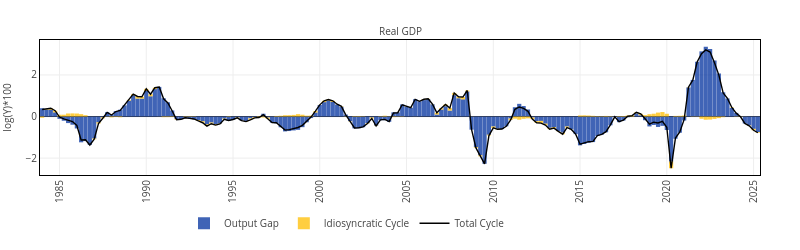
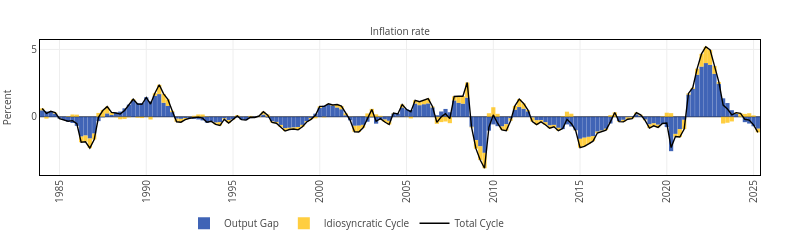
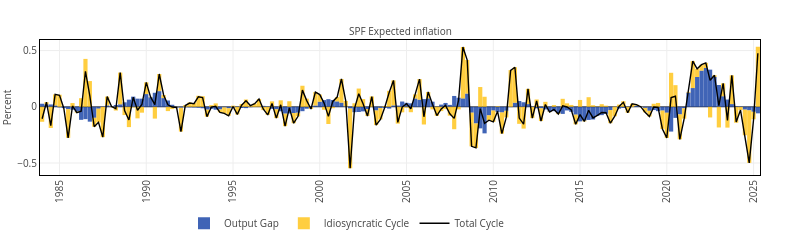
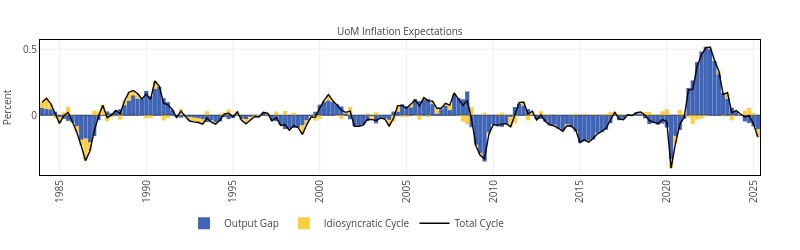

Here is the notebook cell these charts were saved with, in order:
### Markdown cell above
#### Historical decomposition

### Code cell
figures = Array{Any}(undef, 8);

for i=1:4
    trace1 = pltjs.bar(;x=date[1:end-max_h], y=Ψeᵐ[1:end-max_h, i], name="Output Gap", marker_color=c1, showlegend=i==i);
    trace3 = pltjs.bar(x=date[1:end-max_h], y=iCᵐ[1:end-max_h, i], name="Idiosyncratic Cycle", marker_color=c3, showlegend=i==i);
    trace4 = pltjs.scatter(x=date[1:end-max_h], y=Ψeᵐ[1:end-max_h, i]+iCᵐ[1:end-max_h, i], name="Total Cycle", mode="lines", line=attr(width=1.4, color="black"), showlegend=i==i)

    databar = [trace1, trace3, trace4];
    layout  = pltjs.Layout(;title=titles[i], titlefont_size=12,
                           xaxis=attr(tickfont_size=10, showgrid=true, linecolor="black", mirror=true, titlefont=attr(size=10), nticks=20, tickangle=-90),
                           yaxis=attr(tickfont_size=10, showgrid=true, linecolor="black", mirror=true, titlefont=attr(size=10), title=scales[i]),
                           barmode="relative", 
                           bargap=0,
                           bargroupgap=0);

    figures[i] = pltjs.plot(databar, layout);
end

fig = [figures[1]]


# Bars
fig.plot.layout["barmode"] = "relative";
fig.plot.layout["bargap"]  = 0.02;

# Size
fig.plot.layout["width"]  = 800;
fig.plot.layout["height"] = 250;

# Margins
fig.plot.layout["margin"][:b]  = 40;
fig.plot.layout["margin"][:t]  = 40;
fig.plot.layout["margin"][:r]  = 40;
fig.plot.layout["margin"][:l]  = 40;

# Title size
for i=1:1
    fig.plot.layout["annotations"][i][:font][:size] = 10;
end

# Legend
fig.plot.layout["legend"] = attr(orientation="h", y=-0.25, x=0.2,font=attr(size=10))
display(fig)
#savefig(fig, "./img/historical_decomposition.pdf", format="pdf")




fig = [figures[2];]


# Bars
fig.plot.layout["barmode"] = "relative";
fig.plot.layout["bargap"]  = 0.02;

# Size
fig.plot.layout["width"]  = 800;
fig.plot.layout["height"] = 250;

# Margins
fig.plot.layout["margin"][:b]  = 40;
fig.plot.layout["margin"][:t]  = 40;
fig.plot.layout["margin"][:r]  = 40;
fig.plot.layout["margin"][:l]  = 40;

# Title size
for i=1:1
    fig.plot.layout["annotations"][i][:font][:size] = 10;
end
    
# Legend
fig.plot.layout["legend"] = attr(orientation="h", y=-0.25, x=0.2, font=attr(size=10))
display(fig)
#savefig(fig, "./img/historical_decomposition.pdf", format="pdf")


fig = [figures[3];]


# Bars
fig.plot.layout["barmode"] = "relative";
fig.plot.layout["bargap"]  = 0.02;

# Size
fig.plot.layout["width"]  = 800;
fig.plot.layout["height"] = 250;

# Margins
fig.plot.layout["margin"][:b]  = 40;
fig.plot.layout["margin"][:t]  = 40;
fig.plot.layout["margin"][:r]  = 40;
fig.plot.layout["margin"][:l]  = 40;

# Title size
for i=1:1
    fig.plot.layout["annotations"][i][:font][:size] = 10;
end
    
# Legend
fig.plot.layout["legend"] = attr(orientation="h", y=-0.25, x=0.2, font=attr(size=10))
display(fig)
#savefig(fig, "./img/historical_decomposition.pdf", format="pdf")




fig = [figures[4];]


# Bars
fig.plot.layout["barmode"] = "relative";
fig.plot.layout["bargap"]  = 0.02;

# Size
fig.plot.layout["width"]  = 800;
fig.plot.layout["height"] = 250;

# Margins
fig.plot.layout["margin"][:b]  = 40;
fig.plot.layout["margin"][:t]  = 40;
fig.plot.layout["margin"][:r]  = 40;
fig.plot.layout["margin"][:l]  = 40;

# Title size
for i=1:1
    fig.plot.layout["annotations"][i][:font][:size] = 10;
end
    
# Legend
fig.plot.layout["legend"] = attr(orientation="h", y=-0.25, x=0.2, font=attr(size=10))
display(fig)
#savefig(fig, "./img/historical_decomposition.pdf", format="pdf")

### Figure 1 — Plotly figure (JSON) as saved in the notebook; plotly's stock layout.template omitted (floating-point values rounded to 4 significant figures; data arrays with more than 128 entries replaced by an {"elided": "..."} marker saying what was removed)
{"data": [{"marker": {"color": "rgba(0, 48, 158, .75)"}, "name": "Output Gap", "showlegend": true, "type": "bar", "x": {"elided": "166 str values"}, "xaxis": "x1", "y": {"elided": "166 float values"}, "yaxis": "y1"}, {"marker": {"color": "rgba(255, 190, 0, .75)"}, "name": "Idiosyncratic Cycle", "showlegend": true, "type": "bar", "x": {"elided": "166 str values"}, "xaxis": "x1", "y": {"elided": "166 float values"}, "yaxis": "y1"}, {"line": {"color": "black", "width": 1.4}, "mode": "lines", "name": "Total Cycle", "showlegend": true, "type": "scatter", "x": {"elided": "166 str values"}, "xaxis": "x1", "y": {"elided": "166 float values"}, "yaxis": "y1"}], "layout": {"annotations": [{"font": {"size": 10}, "showarrow": false, "text": "Real GDP", "x": 0.5, "xanchor": "center", "xref": "paper", "y": 1, "yanchor": "bottom", "yref": "paper"}], "bargap": 0.02, "barmode": "relative", "height": 250, "legend": {"font": {"size": 10}, "orientation": "h", "x": 0.2, "y": -0.25}, "margin": {"b": 40, "l": 40, "r": 40, "t": 40}, "width": 800, "xaxis1": {"anchor": "y1", "domain": [0, 1], "linecolor": "black", "mirror": true, "nticks": 20, "showgrid": true, "tickangle": -90, "tickfont": {"size": 10}, "titlefont": {"size": 10}}, "yaxis1": {"anchor": "x1", "domain": [0, 1], "linecolor": "black", "mirror": true, "showgrid": true, "tickfont": {"size": 10}, "title": "log(Y)*100", "titlefont": {"size": 10}}}}

### Figure 2 — Plotly figure (JSON) as saved in the notebook; plotly's stock layout.template omitted (floating-point values rounded to 4 significant figures; data arrays with more than 128 entries replaced by an {"elided": "..."} marker saying what was removed)
{"data": [{"marker": {"color": "rgba(0, 48, 158, .75)"}, "name": "Output Gap", "showlegend": true, "type": "bar", "x": {"elided": "166 str values"}, "xaxis": "x1", "y": {"elided": "166 float values"}, "yaxis": "y1"}, {"marker": {"color": "rgba(255, 190, 0, .75)"}, "name": "Idiosyncratic Cycle", "showlegend": true, "type": "bar", "x": {"elided": "166 str values"}, "xaxis": "x1", "y": {"elided": "166 float values"}, "yaxis": "y1"}, {"line": {"color": "black", "width": 1.4}, "mode": "lines", "name": "Total Cycle", "showlegend": true, "type": "scatter", "x": {"elided": "166 str values"}, "xaxis": "x1", "y": {"elided": "166 float values"}, "yaxis": "y1"}], "layout": {"annotations": [{"font": {"size": 10}, "showarrow": false, "text": "Inflation rate", "x": 0.5, "xanchor": "center", "xref": "paper", "y": 1, "yanchor": "bottom", "yref": "paper"}], "bargap": 0.02, "barmode": "relative", "height": 250, "legend": {"font": {"size": 10}, "orientation": "h", "x": 0.2, "y": -0.25}, "margin": {"b": 40, "l": 40, "r": 40, "t": 40}, "width": 800, "xaxis1": {"anchor": "y1", "domain": [0, 1], "linecolor": "black", "mirror": true, "nticks": 20, "showgrid": true, "tickangle": -90, "tickfont": {"size": 10}, "titlefont": {"size": 10}}, "yaxis1": {"anchor": "x1", "domain": [0, 1], "linecolor": "black", "mirror": true, "showgrid": true, "tickfont": {"size": 10}, "title": "Percent", "titlefont": {"size": 10}}}}

### Figure 3 — Plotly figure (JSON) as saved in the notebook; plotly's stock layout.template omitted (floating-point values rounded to 4 significant figures; data arrays with more than 128 entries replaced by an {"elided": "..."} marker saying what was removed)
{"data": [{"marker": {"color": "rgba(0, 48, 158, .75)"}, "name": "Output Gap", "showlegend": true, "type": "bar", "x": {"elided": "166 str values"}, "xaxis": "x1", "y": {"elided": "166 float values"}, "yaxis": "y1"}, {"marker": {"color": "rgba(255, 190, 0, .75)"}, "name": "Idiosyncratic Cycle", "showlegend": true, "type": "bar", "x": {"elided": "166 str values"}, "xaxis": "x1", "y": {"elided": "166 float values"}, "yaxis": "y1"}, {"line": {"color": "black", "width": 1.4}, "mode": "lines", "name": "Total Cycle", "showlegend": true, "type": "scatter", "x": {"elided": "166 str values"}, "xaxis": "x1", "y": {"elided": "166 float values"}, "yaxis": "y1"}], "layout": {"annotations": [{"font": {"size": 10}, "showarrow": false, "text": "SPF Expected inflation", "x": 0.5, "xanchor": "center", "xref": "paper", "y": 1, "yanchor": "bottom", "yref": "paper"}], "bargap": 0.02, "barmode": "relative", "height": 250, "legend": {"font": {"size": 10}, "orientation": "h", "x": 0.2, "y": -0.25}, "margin": {"b": 40, "l": 40, "r": 40, "t": 40}, "width": 800, "xaxis1": {"anchor": "y1", "domain": [0, 1], "linecolor": "black", "mirror": true, "nticks": 20, "showgrid": true, "tickangle": -90, "tickfont": {"size": 10}, "titlefont": {"size": 10}}, "yaxis1": {"anchor": "x1", "domain": [0, 1], "linecolor": "black", "mirror": true, "showgrid": true, "tickfont": {"size": 10}, "title": "Percent", "titlefont": {"size": 10}}}}

### Figure 4 — Plotly figure (JSON) as saved in the notebook; plotly's stock layout.template omitted (floating-point values rounded to 4 significant figures; data arrays with more than 128 entries replaced by an {"elided": "..."} marker saying what was removed)
{"data": [{"marker": {"color": "rgba(0, 48, 158, .75)"}, "name": "Output Gap", "showlegend": true, "type": "bar", "x": {"elided": "166 str values"}, "xaxis": "x1", "y": {"elided": "166 float values"}, "yaxis": "y1"}, {"marker": {"color": "rgba(255, 190, 0, .75)"}, "name": "Idiosyncratic Cycle", "showlegend": true, "type": "bar", "x": {"elided": "166 str values"}, "xaxis": "x1", "y": {"elided": "166 float values"}, "yaxis": "y1"}, {"line": {"color": "black", "width": 1.4}, "mode": "lines", "name": "Total Cycle", "showlegend": true, "type": "scatter", "x": {"elided": "166 str values"}, "xaxis": "x1", "y": {"elided": "166 float values"}, "yaxis": "y1"}], "layout": {"annotations": [{"font": {"size": 10}, "showarrow": false, "text": "UoM Inflation Expectations", "x": 0.5, "xanchor": "center", "xref": "paper", "y": 1, "yanchor": "bottom", "yref": "paper"}], "bargap": 0.02, "barmode": "relative", "height": 250, "legend": {"font": {"size": 10}, "orientation": "h", "x": 0.2, "y": -0.25}, "margin": {"b": 40, "l": 40, "r": 40, "t": 40}, "width": 800, "xaxis1": {"anchor": "y1", "domain": [0, 1], "linecolor": "black", "mirror": true, "nticks": 20, "showgrid": true, "tickangle": -90, "tickfont": {"size": 10}, "titlefont": {"size": 10}}, "yaxis1": {"anchor": "x1", "domain": [0, 1], "linecolor": "black", "mirror": true, "showgrid": true, "tickfont": {"size": 10}, "title": "Percent", "titlefont": {"size": 10}}}}
